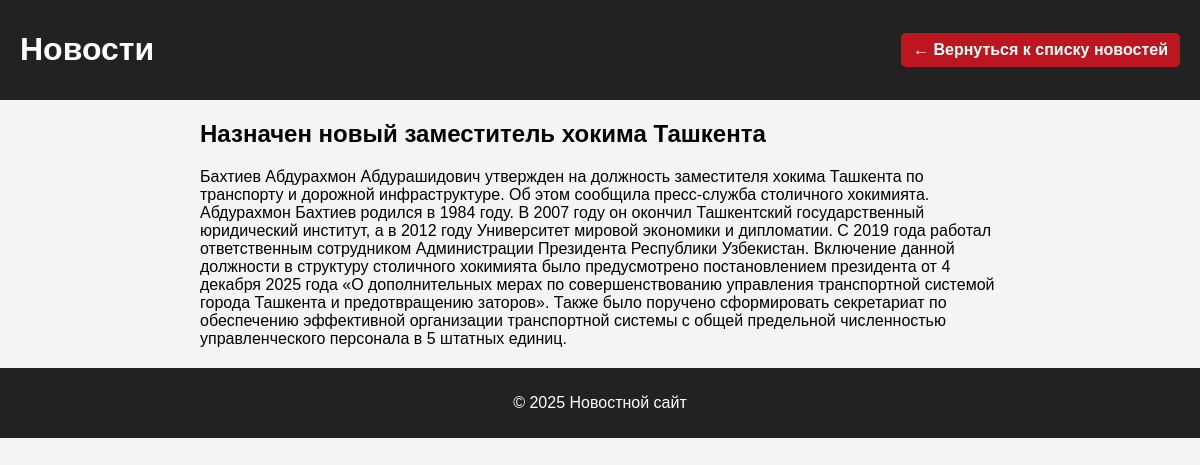
Screenshot of /news/8/ with the database file from the repository.
### index/models.py (models this page shows, shortened)
class News(models.Model):
    title = models.CharField(max_length=128, verbose_name='Заголовок')
    content = models.TextField(verbose_name='Основной текст')
    category = models.ForeignKey(NewsCategory, on_delete=models.CASCADE, verbose_name='категория')
    added_date = models.DateTimeField(auto_now_add=True)
    class Meta:
        verbose_name = 'новость'
        verbose_name_plural = 'новости'

### index/views.py (the view)
# urls.py: path('news/<int:pk>/', views.news_page, name='news_page'),
def news_page(request, pk):
    news_item = get_object_or_404(News, id=pk)
    context = {'news_item': news_item}
    return render(request, 'news.html', context)

### index/templates/news.html (shortened to what this page needs)
{% load static %}
<!DOCTYPE html>
<html lang="ru">
<head>
    <link rel="stylesheet" href="{% static 'style.css' %}">
</head>
<body>
<header>
    <h1>Новости</h1>
    <a href="{% url 'home' %}" class="back-home">← Вернуться к списку новостей</a>
</header>
<main class="news-detail">
    <article>
        <h2>{{ news_item.title }}</h2>
        <p>{{ news_item.content }}</p>
    </article>
</main>
<footer>
    <p>© 2025 Новостной сайт</p>
</footer>
</body>
</html>

### index/static/style.css (style rules this page uses)
body { margin: 0; font-family: Arial, sans-serif; background-color: #f4f4f4 ; }
header { display: flex; align-items: center; justify-content: space-between; padding: 10px 20px; background-color: #222; color: white; }
main { max-width: 800px; margin: 20px auto; }
footer { text-align: center; padding: 10px; background-color: #222; color: white; }
a.back-home { display: inline-block; text-decoration: none; color: white; background-color: #bd1621; padding: 8px 12px; border-radius: 5px; font-weight: bold; transition: background-color 0.2s ease; }

### rows the page displays
News: title "Назначен новый заместитель хокима Ташкента", content "Бахтиев Абдурахмон Абдурашидович утвержден на должность заместителя хокима Ташкента по транспорту и дорожной инфраструктуре. Об этом сообщила пресс-служба столичного хокимията. Абдурахмон Бахтиев родился в 1984 году. В 2007 году он окончил Ташкентский государственный юридический институт, а в 2012 году Университет мировой экономики и дипломатии. С 2019 года работал ответственным сотрудником Администрации Президента Республики Узбекистан. Включение данной должности в структуру столичного хокимията было предусмотрено постановлением президента от 4 декабря 2025 года «О дополнительных мерах по совершенствованию управления транспортной системой города Ташкента и предотвращению заторов». Также…"
